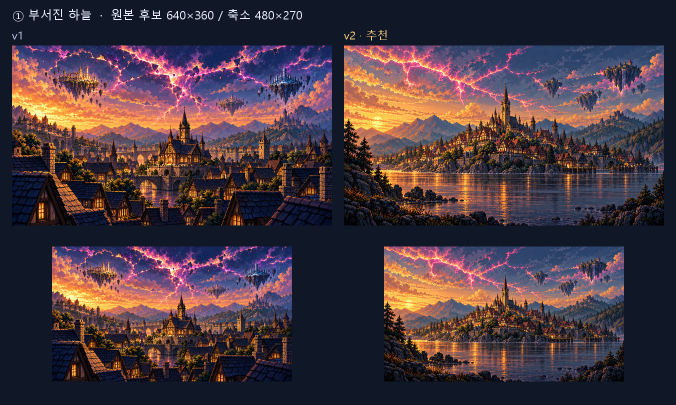
#> input picture reports/codex-sart-02/stage-01-comparison.jpg, 1352 x 810 px (shown at 1/2 size)
$ python -i build_deliverables.py   (imports and definitions only)
#> lines starting #> are read from the running program, lines starting #| are printed output that depends on the picture; after the words box and inside, x2 and y2 are one past the last pixel; in counts of white or black regions, pixels touching at a corner belong together
#> further down, picture is the input picture: PIL image 1352x810 RGB; mean R, G, B 72.9, 56.6, 64.8
"""SART-02: exclusive candidate ingest, deterministic Pillow measurements/boards."""
from pathlib import Path
from PIL import Image, ImageDraw, ImageFont, ImageStat
import argparse, hashlib, json, math, statistics

REPORT = Path(__file__).resolve().parent
ROOT = REPORT.parents[1]
RAW = ROOT / 'art/raw/story'
CAND = ROOT / 'art/bakeoff/story'
FONT = Path('C:/Windows/Fonts/malgun.ttf')
RESAMPLE = Image.Resampling.LANCZOS
ORDER = [2, 1, 8, 3, 9, 7, 4, 5, 6]
CIRCLED = dict(enumerate('①②③④⑤⑥⑦⑧⑨', 1))

def read(path):
    return json.loads(path.read_text(encoding='utf-8-sig'))

# [4 lines left out: function dump, not called in this run]

def sha(path):
    return hashlib.sha256(path.read_bytes()).hexdigest()

def metric(im):
    im = im.convert('RGB')
    # Y' uses sRGB code values; it is a display-brightness proxy, NOT linear luminance.
    y = [(.2126*r + .7152*g + .0722*b) / 255 for r,g,b in im.getdata()]
#> y = 1095120 items
    avg = statistics.fmean(y)
#> avg = 0.238
    sat = ImageStat.Stat(im.convert('HSV').getchannel('S')).mean[0] / 255
#> sat = 0.539
    contrast = math.sqrt(statistics.fmean((v-avg)**2 for v in y))
#> contrast = 0.195
    w,h = im.size
#> w = 1352; h = 810
    mask = Image.new('L',(w,h),0)
#> mask: PIL image 1352x810 L; every value is 0
    ImageDraw.Draw(mask).rectangle((0,0,w-1,h-1),outline=255,width=8)
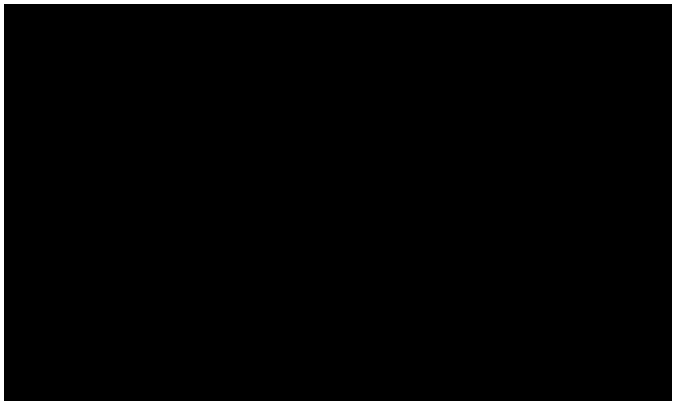
#> mask: PIL image 1352x810 L (shown at 1/2 size); 3.1% white; 1 white region, box (x1, y1, x2, y2) and area: (0, 0, 1352, 810) 34336
    edge = ImageStat.Stat(im.convert('L'),mask=mask)
    return {'brightness_mean_y709':round(avg,6), 'saturation_mean_hsv':round(sat,6),
            'contrast_std_y709':round(contrast,6), 'outer_8px_mean_luma601':round(edge.mean[0]/255,6)}

# [50 lines left out: function ingest, not called in this run]

def font(size):
    return ImageFont.truetype(str(FONT),size)

def text(d,xy,string,size=22,colour='#e9ecff'):
    d.text(xy,string,font=font(size),fill=colour)

def save_board(im,path):
    im.save(path,format='JPEG',quality=90,subsampling=0,optimize=True)
    assert path.stat().st_size<=2_000_000,(path,path.stat().st_size)

# [51 lines left out: functions boards, measure, not called in this run]

# [13 lines not run here, left out]

>>> from PIL import Image
>>> picture = Image.open('stage-01-comparison.jpg')
>>> result = metric(picture)
#> result = {'brightness_mean_y709': 0.238, 'saturation_mean_hsv': 0.539, 'contrast_std_y709': 0.195, 'outer_8px_mean_luma601': 0.0902}

$ run again, on reports/codex-sart-02/stage-05-comparison.jpg
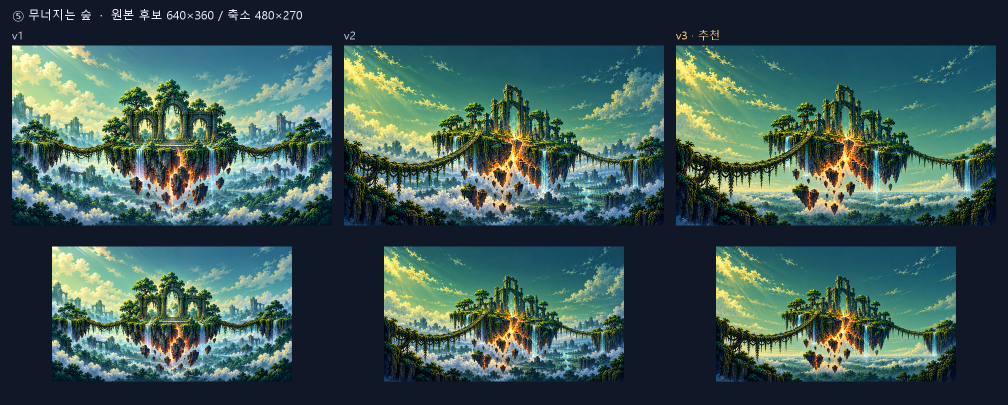
#> input picture reports/codex-sart-02/stage-05-comparison.jpg, 2016 x 810 px (shown at 1/2 size)
#> picture is the input picture: PIL image 2016x810 RGB; mean R, G, B 61.9, 88.5, 84.5
#> y = 1632960 items
#> avg = 0.324
#> sat = 0.549
#> contrast = 0.255
#> in metric, `ImageDraw.Draw(mask).rectangle((0,0,w-1,h-1),outline=255,width=8)`:
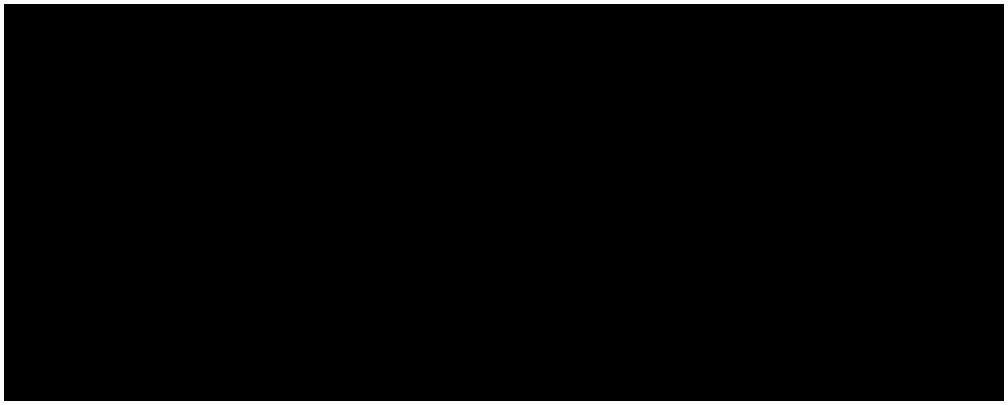
#> mask: PIL image 2016x810 L (shown at 1/2 size); 2.8% white; 1 white region, box (x1, y1, x2, y2) and area: (0, 0, 2016, 810) 44960
#> result = {'brightness_mean_y709': 0.324, 'saturation_mean_hsv': 0.549, 'contrast_std_y709': 0.255, 'outer_8px_mean_luma601': 0.0902}

$ run again, on reports/codex-sart-02/stage-07-comparison.jpg
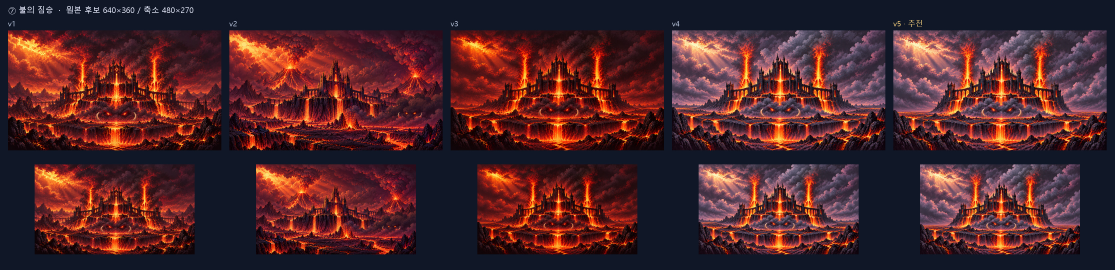
#> input picture reports/codex-sart-02/stage-07-comparison.jpg, 3344 x 810 px (shown at 1/3 size)
#> picture is the input picture: PIL image 3344x810 RGB; mean R, G, B 78.2, 38.3, 42.4
#> y = 2708640 items
#> avg = 0.185
#> sat = 0.622
#> contrast = 0.153
#> in metric, `ImageDraw.Draw(mask).rectangle((0,0,w-1,h-1),outline=255,width=8)`:
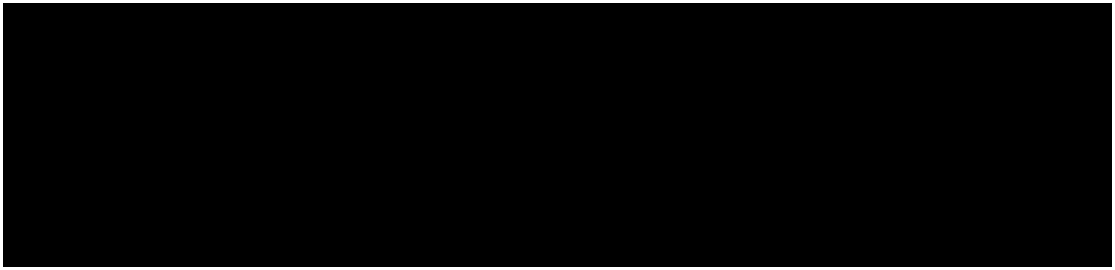
#> mask: PIL image 3344x810 L (shown at 1/3 size); 2.4% white; 1 white region, box (x1, y1, x2, y2) and area: (0, 0, 3344, 810) 66208
#> result = {'brightness_mean_y709': 0.185, 'saturation_mean_hsv': 0.622, 'contrast_std_y709': 0.153, 'outer_8px_mean_luma601': 0.0902}
